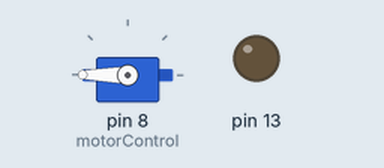
This sketch was run on a simulated Arduino Uno, built with avr-gcc and run on an emulated ATmega328P. On the bench: servo, output pins drawn as LEDs (lit = HIGH).

Above: at 0.05 s.
At 4.0 s:
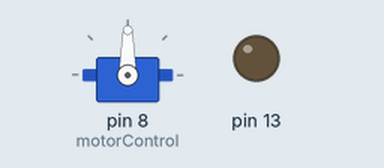
Timing chart, 0 to 5.2 s (numbered marks = the images above):
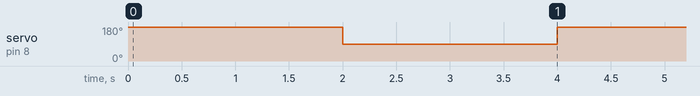

Measured:
- by itself, servo on pin 8 (motorControl): alternates 180° for 2.0 s and 90° for 2.0 s

The sketch:

motor_test.ino
```cpp
//#include <Wire.h>
#include <Servo.h>
//#include "Adafruit_OV7670-master/src/image_ops.h"
//#include "Adafruit_OV7670-master/src/Adafruit_OV7670.h"
//#include "Adafruit_OV7670-master/src/ov7670.h"
//#include "Adafruit_ILI9341.h"
int motorControl = 8;
Servo motor;
//int leftRotation = 0;
//int rightRotation = 0;

void setup() {
  //motor things
  Serial.begin(9600);
  motor.attach(motorControl);
  pinMode(motorControl, OUTPUT);
  pinMode(13, OUTPUT);

  //camera things
  //pins that change value for this to work: D12, D3, D2, A4, A5
  //D12 is PCLK
  //D3 is XCLK
  //D2 is VSYNC
  //A4 is SIOD and through 20K SIOC????
  //A5 is SIOC and through 20k SIOD
  //input pins: A0, A1, A2, A3, D4, D5, D6, D7

}

void loop() {
  motor.write(180);
  delay(2000);
  motor.write(90);
  delay(2000);
}
void processImage(){

}


//struct pixel{
//  u_int red;
//  u_int green;
//  u_int blue;   Adafruit_ZeroDMA.h = Adafruit_ZeroDMA.h
//};
//pixel[][] image;

/*void rotateFan(bool isRight){
  if(isRight){
    analogWrite(motorControl, rightRotation);
    delay(1000);
  }else{
    analogWrite(motorControl, leftRotation);
    delay(1000);
  }
}
void reduceImage(int startX, int startY, int endX, int endY){
  //how many chunks
  int chunkX = startX / endX;
  int chunkY = startY / endY;
  //size of each chunk
  int deltaX = startX / chunkX;
  int deltaY = startY / chunkY;
  int currentXChunk = 0;
  int currentYChunk = 0;
  pixel[][] newImage;
  for(int currentXChunk = 0; currentXChunk < chunkX; currnetXChunk++){
    u_long redSum = 0;
    u_long greenSum = 0;
    u_long blueSum = 0;
    for(int currentXChunk = 0; currentXChunk < chunkX; currnetXChunk++){
      for(int x = 0; x < chunkX x++){
        for(int y = 0; y < chunkY; y++){
          blueSum += image[x + (currentXChunk * deltaX)][y + (currentYChunk * deltaY].blue;
          greenSum += image[x + (currentXChunk * deltaX)][y + (currentYChunk * deltaY].green;
          redSum += image[x + (currentXChunk * deltaX)][y + (currentYChunk * deltaY].red;
        }
      }
      redSum = redSum / (((u_long)deltaX) * deltaY);
      greenSum = greenSum / (((u_long)deltaX) * deltaY);
      blueSum = blueSum / ((((u_long)deltaX) * deltaY);
      newImage[][] = new pixel(redSum, greenSum, blueSum);
    }
  }
  image = newImage;
}*/
```
